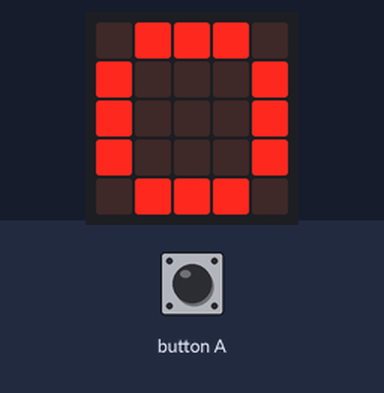
The program below on a simulated BBC micro:bit (MakeCode). On the bench: the board's 5×5 LED display. Inputs (shaded band) come from the test bench.

Above: at 1.2 s.
1.3 s: button A pressed for 0.15 s
At 1.46 s:
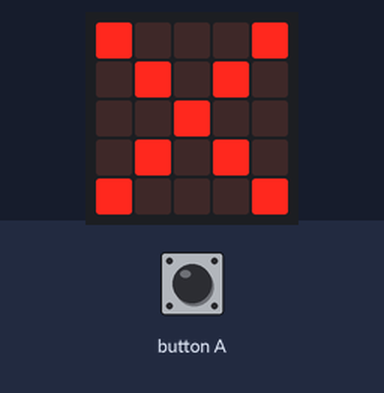
3.1 s: button A pressed for 3.2 s
Timing chart, 0 to 6.1 s (numbered marks = the images above; inputs shaded):
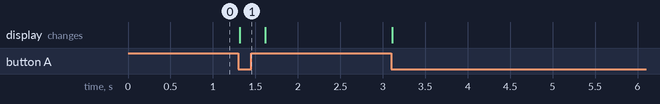

Measured:
- after the input at 1.3 s, the display: changes at once (image 1)

The program:

main.ts
```typescript
basic.forever(function () {
    if (input.buttonIsPressed(Button.A)) {
        led.stopAnimation()
        led.plot(0, 0)
        led.plot(1, 1)
        led.plot(4, 0)
        led.plot(3, 1)
        led.plot(2, 2)
        led.plot(1, 3)
        led.plot(3, 3)
        led.plot(0, 4)
        led.plot(4, 4)
    } else {
        led.stopAnimation()
        led.plot(1, 0)
        led.plot(2, 0)
        led.plot(3, 0)
        led.plot(0, 1)
        led.plot(0, 2)
        led.plot(0, 3)
        led.plot(1, 4)
        led.plot(2, 4)
        led.plot(3, 4)
        led.plot(4, 1)
        led.plot(4, 2)
        led.plot(4, 3)
    }
})
```

test.ts
```typescript
// 테스트는 여기로 이동합니다; 이 패키지가 확장으로 사용될 때 컴파일되지 않을 것 입니다.
```
